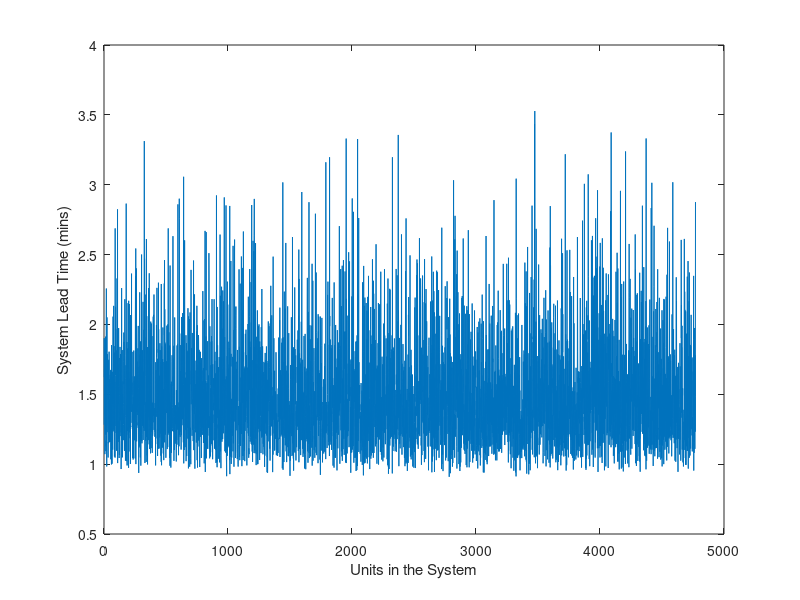

Write MATLAB code to recreate this figure.
% % % ENSE 623 Project - AGV System Simulation
% % %
% % % AGV Monte Carlo Function

clear
clc

% function [data_table, lead_time, idle_time] = agv_MC(agv_speed, ...
%     agv_mean_load, agv_count, arrival_rate, node_distances, ...
%     mfg_rate, pkg_rate)

% The inuputs to the function are:
% agv_speed -> Speed of the AGV in km/h (scalar)
% agv_mean_load -> Mean capacity of the robots between each node in units (1x4 array)
% agv_count -> Number of AGVs between two nodes (1x4 array)
% arrival_rate -> Arrival rate of material in units/hr (scalar)
% node_distances -> Distance between nodes in km (1x4 array)
% mfg_rate -> Manufacturing rate in units/hr (scalar)
% pkg_rate -> Packaging rate in units/hr (scalar)

% if(nargin < 7)  % if the number of inputs to the function is less than 7, use fixed values
    agv_speed = 5.4;                % km/h [based on Otto]
    
    lambda_D = 200;                 % Delivery Node arrival rate
    mu_M = 300;                     % Assumed Manufacturing rate = 300 units/hr
    mu_P = 600;                     % Assumed Packaging rate = 1200 units/hr
    
    mean_load_DS = 1;              % 10 units
    n_DS = 10;                       % No. of AGVs
    d_DS = 0.040;                   % distance between D and S = 40m = 0.04km
    
    mean_load_SM = 1;              % 10 units
    n_SM = 12;                       % No. of AGVs
    d_SM = 0.030;                   % distance between D and S = 30m = 0.03km
    
    mean_load_MB = 1;              % 10 units
    n_MB = 13;                       % No. of AGVs
    d_MB = 0.020;                   % distance between D and S = 20m = 0.0200km
    
    mean_load_BP = 1;              % 10 units
    n_BP = 19;                       % No. of AGVs
    d_BP = 0.070;                   % distance between B and P = 70m = 0.070km
% else
%     lambda_D = arrival_rate;
%     mu_M = mfg_rate;
%     mu_P = pkg_rate;
%     
%     mean_load_DS = agv_mean_load(1);
%     mean_load_SM = agv_mean_load(2);
%     mean_load_MB = agv_mean_load(3);
%     mean_load_BP = agv_mean_load(4);
%     
%     n_DS = agv_count(1);
%     n_SM = agv_count(2);
%     n_MB = agv_count(3);
%     n_BP = agv_count(4);
%     
%     d_DS = node_distances(1);
%     d_SM = node_distances(2);
%     d_MB = node_distances(3);
%     d_BP = node_distances(4);
% end

%% Delivery Node (M/D/1)

mu_DS = mean_load_DS*n_DS/((2*d_DS/agv_speed)+(2/60));

rho_DS = lambda_D/mu_DS;        % Delivery Node utilization

%% Storage Node (D/D/1)

lambda_S = mu_DS;               % Storage Node arrival rate

mu_SM = mean_load_SM*n_SM/((2*d_SM/agv_speed)+2/60);

rho_SM = lambda_S/mu_SM;        % Storage Node utilization

%% Manufacturing Node (D/M/1)

lambda_M = mu_SM;               % Manufacturing Node arrival rate
beta = 1/lambda_M;

rho_M = lambda_M/mu_M;          % Manufacturing Node utilization

%% Pseudo Manufacturing Transportation Node (M/D/1)

lambda_MB = mu_M;

mu_MB = mean_load_MB*n_MB/((2*d_MB/agv_speed)+2/60);

rho_MB = lambda_MB/mu_MB;

%% Buffer Node (D/D/1)

lambda_B = mu_MB;        

mu_BP = mean_load_BP*n_BP/((2*d_BP/agv_speed)+2/60);

rho_BP = lambda_B/mu_BP;

%% Packaging Node (D/M/1) 

lambda_P = mu_BP;
beta = 1/lambda_P;

rho_P = lambda_P/mu_P;          % Packaging Node utilization

%% Monte Carlo code starts

%%%% Delivery Node %%%%

% Initializing System Time
T_s(1,1) = 0;                          
n = 1;

while T_s < 24                                % for T_S in a 24 hr period
    
    n = n+1;
    W_q_D = random('exp',1/lambda_D);         % Inter-arrival times for the Delivery node
    T_s(n,1) = T_s(n-1,1) + W_q_D;            % Inter-arrival times added to System time
    
    W_q_D_matrix(n-1,1) = W_q_D; 
end
T_s = T_s(1:n-1,1);
n = n-1;
disp(T_s)
disp(n)

X_DS(1:n,1) = 1/mu_DS;

%%%% Storage Node %%%%

W_q_S(1:n,1) = 0;           % Because Storage node is A D/D/1 Queue.

X_SM(1:n,1) = 1/mu_SM;      % Interarrival times to Manufacturing Node

%%%% Manufacturing Node %%%%

for const = 1:n
    X_M(const,1) = random('exp',1/mu_M);         % Service times for the Manufacturing node
end

X_MB(1:n,1) = 1/mu_MB;

%%%% Buffer Node %%%%

W_q_B(1:n,1) = 0;           % Because Buffer node is A D/D/1 Queue.

X_BP(1:n,1) = 1/mu_BP;      % Interarrival times to Packaging Node


%%%% Packaging Node %%%%

for const2 = 1:n
    X_P(const2,1) = random('exp',1/mu_P);         % Service times for the Packaging node
end

% Initializing Time Progression Matrix for each piece of raw material in the
% system.
% The 11 columns of this matrix represent the System 
% 1. T_s    (System Time)
% 2. W_q_D  (Interarrical times at Delivery Node)
% 3. X_DS   (Service time for transporting AGV from D to S)
% 4. W_q_S  (Time spent at Storage node (Is 0 because deterministic))
% 5. X_SM   (Service time for transporting AGV from S to M)
% 6. X_M    (Manufacturing Service time)
% 7. X_MB   (Service time for transporting AGV from M to B )
% 8. W_q_B  (Time spent at Buffer node (Is 0 because deterministic))
% 9. X_BP   (Service time for transporting AGV from B to P)
% 10. X_P   (Packaging Service time)


T_prog  = [T_s,W_q_D_matrix,X_DS,W_q_S, X_SM, X_M,X_MB, W_q_B, X_BP, X_P];

% Total Wait time for each item entering the system. (It is a sum of column 2 - 9 of T_prog)
system_lead_time = sum(T_prog(:,2:10),2);  

mean_total_wait_time = mean(system_lead_time)
stddev_total_wait_time = std(system_lead_time)

% Plot of System Lead Time for every piece of raw material in the system. 
plot(system_lead_time.*60)
xlabel('Units in the System')
ylabel('System Lead Time (mins)')
% end
